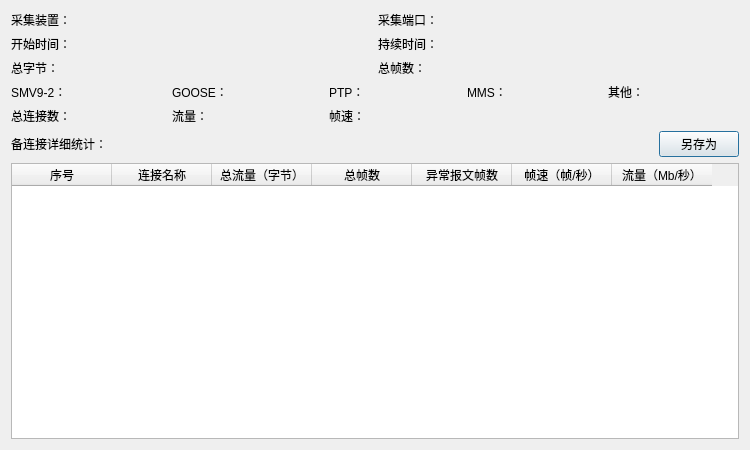
<?xml version="1.0" encoding="UTF-8"?>
<ui version="4.0">
 <class>StatisticalReport</class>
 <widget class="QDialog" name="StatisticalReport">
  <property name="geometry">
   <rect>
    <x>0</x>
    <y>0</y>
    <width>750</width>
    <height>450</height>
   </rect>
  </property>
  <property name="windowTitle">
   <string>流量统计报告</string>
  </property>
  <layout class="QGridLayout" name="gridLayout">
   <item row="0" column="0">
    <layout class="QVBoxLayout" name="verticalLayout_2">
     <item>
      <layout class="QVBoxLayout" name="verticalLayout">
       <item>
        <layout class="QHBoxLayout" name="horizontalLayout_4">
         <item>
          <widget class="QLabel" name="label">
           <property name="sizePolicy">
            <sizepolicy hsizetype="Fixed" vsizetype="Preferred">
             <horstretch>0</horstretch>
             <verstretch>0</verstretch>
            </sizepolicy>
           </property>
           <property name="text">
            <string>采集装置：</string>
           </property>
          </widget>
         </item>
         <item>
          <widget class="QLabel" name="labelDevName">
           <property name="text">
            <string/>
           </property>
          </widget>
         </item>
         <item>
          <widget class="QLabel" name="label_2">
           <property name="sizePolicy">
            <sizepolicy hsizetype="Fixed" vsizetype="Preferred">
             <horstretch>0</horstretch>
             <verstretch>0</verstretch>
            </sizepolicy>
           </property>
           <property name="text">
            <string>采集端口：</string>
           </property>
          </widget>
         </item>
         <item>
          <widget class="QLabel" name="labelDevPort">
           <property name="text">
            <string/>
           </property>
          </widget>
         </item>
        </layout>
       </item>
       <item>
        <layout class="QHBoxLayout" name="horizontalLayout_5">
         <item>
          <widget class="QLabel" name="label_3">
           <property name="sizePolicy">
            <sizepolicy hsizetype="Fixed" vsizetype="Preferred">
             <horstretch>0</horstretch>
             <verstretch>0</verstretch>
            </sizepolicy>
           </property>
           <property name="text">
            <string>开始时间：</string>
           </property>
          </widget>
         </item>
         <item>
          <widget class="QLabel" name="labelStartTime">
           <property name="text">
            <string/>
           </property>
          </widget>
         </item>
         <item>
          <widget class="QLabel" name="label_4">
           <property name="sizePolicy">
            <sizepolicy hsizetype="Fixed" vsizetype="Preferred">
             <horstretch>0</horstretch>
             <verstretch>0</verstretch>
            </sizepolicy>
           </property>
           <property name="text">
            <string>持续时间：</string>
           </property>
          </widget>
         </item>
         <item>
          <widget class="QLabel" name="labelKeepTime">
           <property name="text">
            <string/>
           </property>
          </widget>
         </item>
        </layout>
       </item>
       <item>
        <layout class="QHBoxLayout" name="horizontalLayout_6">
         <item>
          <widget class="QLabel" name="label_5">
           <property name="sizePolicy">
            <sizepolicy hsizetype="Fixed" vsizetype="Preferred">
             <horstretch>0</horstretch>
             <verstretch>0</verstretch>
            </sizepolicy>
           </property>
           <property name="text">
            <string>总字节：</string>
           </property>
          </widget>
         </item>
         <item>
          <widget class="QLabel" name="labelTotalByte">
           <property name="text">
            <string/>
           </property>
          </widget>
         </item>
         <item>
          <widget class="QLabel" name="label_6">
           <property name="sizePolicy">
            <sizepolicy hsizetype="Fixed" vsizetype="Preferred">
             <horstretch>0</horstretch>
             <verstretch>0</verstretch>
            </sizepolicy>
           </property>
           <property name="text">
            <string>总帧数：</string>
           </property>
          </widget>
         </item>
         <item>
          <widget class="QLabel" name="labelTotalFrame">
           <property name="text">
            <string/>
           </property>
          </widget>
         </item>
        </layout>
       </item>
      </layout>
     </item>
     <item>
      <layout class="QHBoxLayout" name="horizontalLayout_8">
       <item>
        <layout class="QGridLayout" name="gridLayout_2">
         <item row="0" column="4">
          <widget class="QLabel" name="label_10">
           <property name="sizePolicy">
            <sizepolicy hsizetype="Fixed" vsizetype="Preferred">
             <horstretch>0</horstretch>
             <verstretch>0</verstretch>
            </sizepolicy>
           </property>
           <property name="text">
            <string>PTP：</string>
           </property>
          </widget>
         </item>
         <item row="0" column="3">
          <widget class="QLabel" name="labelGoose">
           <property name="text">
            <string/>
           </property>
          </widget>
         </item>
         <item row="0" column="2">
          <widget class="QLabel" name="label_9">
           <property name="sizePolicy">
            <sizepolicy hsizetype="Fixed" vsizetype="Preferred">
             <horstretch>0</horstretch>
             <verstretch>0</verstretch>
            </sizepolicy>
           </property>
           <property name="text">
            <string>GOOSE：</string>
           </property>
          </widget>
         </item>
         <item row="0" column="5">
          <widget class="QLabel" name="labelPTP">
           <property name="text">
            <string/>
           </property>
          </widget>
         </item>
         <item row="0" column="6">
          <widget class="QLabel" name="label_11">
           <property name="sizePolicy">
            <sizepolicy hsizetype="Fixed" vsizetype="Preferred">
             <horstretch>0</horstretch>
             <verstretch>0</verstretch>
            </sizepolicy>
           </property>
           <property name="text">
            <string>MMS：</string>
           </property>
          </widget>
         </item>
         <item row="0" column="0">
          <widget class="QLabel" name="label_8">
           <property name="sizePolicy">
            <sizepolicy hsizetype="Fixed" vsizetype="Preferred">
             <horstretch>0</horstretch>
             <verstretch>0</verstretch>
            </sizepolicy>
           </property>
           <property name="text">
            <string>SMV9-2：</string>
           </property>
          </widget>
         </item>
         <item row="0" column="1">
          <widget class="QLabel" name="labelSMV">
           <property name="text">
            <string/>
           </property>
          </widget>
         </item>
         <item row="0" column="8">
          <widget class="QLabel" name="label_12">
           <property name="sizePolicy">
            <sizepolicy hsizetype="Fixed" vsizetype="Preferred">
             <horstretch>0</horstretch>
             <verstretch>0</verstretch>
            </sizepolicy>
           </property>
           <property name="text">
            <string>其他：</string>
           </property>
          </widget>
         </item>
         <item row="0" column="9">
          <widget class="QLabel" name="labelOther">
           <property name="text">
            <string/>
           </property>
          </widget>
         </item>
         <item row="0" column="7">
          <widget class="QLabel" name="labelMMS">
           <property name="text">
            <string/>
           </property>
          </widget>
         </item>
         <item row="1" column="0">
          <widget class="QLabel" name="label_13">
           <property name="sizePolicy">
            <sizepolicy hsizetype="Fixed" vsizetype="Preferred">
             <horstretch>0</horstretch>
             <verstretch>0</verstretch>
            </sizepolicy>
           </property>
           <property name="text">
            <string>总连接数：</string>
           </property>
          </widget>
         </item>
         <item row="1" column="2">
          <widget class="QLabel" name="label_14">
           <property name="sizePolicy">
            <sizepolicy hsizetype="Fixed" vsizetype="Preferred">
             <horstretch>0</horstretch>
             <verstretch>0</verstretch>
            </sizepolicy>
           </property>
           <property name="text">
            <string>流量：</string>
           </property>
          </widget>
         </item>
         <item row="1" column="4">
          <widget class="QLabel" name="label_15">
           <property name="sizePolicy">
            <sizepolicy hsizetype="Fixed" vsizetype="Preferred">
             <horstretch>0</horstretch>
             <verstretch>0</verstretch>
            </sizepolicy>
           </property>
           <property name="text">
            <string>帧速：</string>
           </property>
          </widget>
         </item>
         <item row="1" column="1">
          <widget class="QLabel" name="labelTotalLink">
           <property name="text">
            <string/>
           </property>
          </widget>
         </item>
         <item row="1" column="3">
          <widget class="QLabel" name="labelFlowRate">
           <property name="text">
            <string/>
           </property>
          </widget>
         </item>
         <item row="1" column="5">
          <widget class="QLabel" name="labelFrameRate">
           <property name="text">
            <string/>
           </property>
          </widget>
         </item>
        </layout>
       </item>
      </layout>
     </item>
     <item>
      <layout class="QHBoxLayout" name="horizontalLayout_3"/>
     </item>
     <item>
      <layout class="QHBoxLayout" name="horizontalLayout_7">
       <item>
        <widget class="QLabel" name="label_31">
         <property name="text">
          <string>备连接详细统计：</string>
         </property>
        </widget>
       </item>
       <item>
        <spacer name="horizontalSpacer">
         <property name="orientation">
          <enum>Qt::Horizontal</enum>
         </property>
         <property name="sizeHint" stdset="0">
          <size>
           <width>40</width>
           <height>20</height>
          </size>
         </property>
        </spacer>
       </item>
       <item>
        <widget class="QPushButton" name="pushButtonSave">
         <property name="text">
          <string>另存为</string>
         </property>
        </widget>
       </item>
      </layout>
     </item>
     <item>
      <widget class="QTableWidget" name="tableWidget">
       <property name="editTriggers">
        <set>QAbstractItemView::NoEditTriggers</set>
       </property>
       <property name="selectionMode">
        <enum>QAbstractItemView::NoSelection</enum>
       </property>
       <column>
        <property name="text">
         <string>序号</string>
        </property>
       </column>
       <column>
        <property name="text">
         <string>连接名称</string>
        </property>
       </column>
       <column>
        <property name="text">
         <string>总流量（字节）</string>
        </property>
       </column>
       <column>
        <property name="text">
         <string>总帧数</string>
        </property>
       </column>
       <column>
        <property name="text">
         <string>异常报文帧数</string>
        </property>
       </column>
       <column>
        <property name="text">
         <string>帧速（帧/秒）</string>
        </property>
       </column>
       <column>
        <property name="text">
         <string>流量（Mb/秒）</string>
        </property>
       </column>
      </widget>
     </item>
    </layout>
   </item>
  </layout>
 </widget>
 <resources/>
 <connections/>
</ui>
